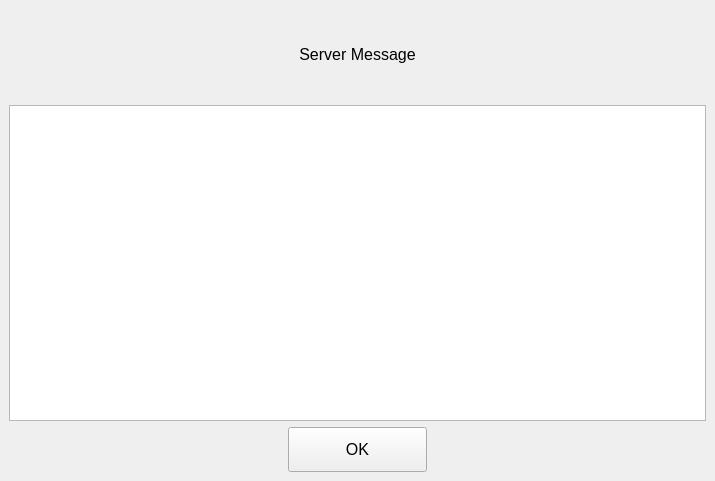
<?xml version="1.0" encoding="UTF-8"?>
<ui version="4.0">
 <class>GlobalMessageWindow</class>
 <widget class="QMainWindow" name="GlobalMessageWindow">
  <property name="geometry">
   <rect>
    <x>0</x>
    <y>0</y>
    <width>715</width>
    <height>481</height>
   </rect>
  </property>
  <property name="windowTitle">
   <string>Server Message</string>
  </property>
  <widget class="QWidget" name="centralwidget">
   <layout class="QVBoxLayout" name="verticalLayout" stretch="20,70,10">
    <item>
     <widget class="QLabel" name="label">
      <property name="font">
       <font>
        <family>Segoe UI</family>
        <pointsize>12</pointsize>
       </font>
      </property>
      <property name="text">
       <string>Server Message</string>
      </property>
      <property name="alignment">
       <set>Qt::AlignCenter</set>
      </property>
     </widget>
    </item>
    <item>
     <widget class="QPlainTextEdit" name="plainTextEdit">
      <property name="font">
       <font>
        <family>Segoe UI</family>
        <pointsize>9</pointsize>
       </font>
      </property>
      <property name="readOnly">
       <bool>true</bool>
      </property>
     </widget>
    </item>
    <item>
     <layout class="QHBoxLayout" name="horizontalLayout" stretch="40,20,40">
      <item>
       <spacer name="horizontalSpacer">
        <property name="orientation">
         <enum>Qt::Horizontal</enum>
        </property>
        <property name="sizeHint" stdset="0">
         <size>
          <width>40</width>
          <height>20</height>
         </size>
        </property>
       </spacer>
      </item>
      <item>
       <widget class="QPushButton" name="pushButton">
        <property name="sizePolicy">
         <sizepolicy hsizetype="Minimum" vsizetype="Expanding">
          <horstretch>0</horstretch>
          <verstretch>0</verstretch>
         </sizepolicy>
        </property>
        <property name="font">
         <font>
          <family>Segoe UI</family>
          <pointsize>12</pointsize>
         </font>
        </property>
        <property name="text">
         <string>OK</string>
        </property>
       </widget>
      </item>
      <item>
       <spacer name="horizontalSpacer_2">
        <property name="orientation">
         <enum>Qt::Horizontal</enum>
        </property>
        <property name="sizeHint" stdset="0">
         <size>
          <width>40</width>
          <height>20</height>
         </size>
        </property>
       </spacer>
      </item>
     </layout>
    </item>
   </layout>
  </widget>
  <widget class="QMenuBar" name="menubar">
   <property name="geometry">
    <rect>
     <x>0</x>
     <y>0</y>
     <width>715</width>
     <height>30</height>
    </rect>
   </property>
  </widget>
 </widget>
 <resources/>
 <connections/>
</ui>
